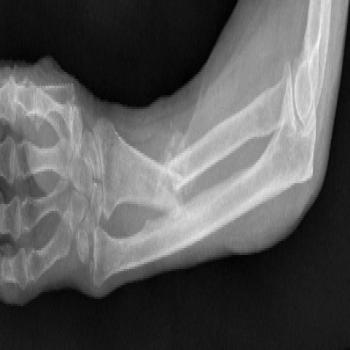
#> input picture visualization-scripts/n_0_6129_png.rf.a0d329f21af2685841cbcc1845eeac8a.jpg, 350 x 350 px
$ python compare-new.py n_0_6129_png.rf.a0d329f21af2685841cbcc1845eeac8a.jpg diff.png diff.png
#> lines starting #> are read from the running program, lines starting #| are printed output that depends on the picture
from skimage import transform, color, io
import sys
import matplotlib.pyplot as plt
from skimage.metrics import structural_similarity
import numpy as np

if __name__ == "__main__":
    img1 = io.imread(sys.argv[1])
#> img1 is the input picture: shape (350, 350, 3); min 0, max 247, mean 89.7
    img2 = io.imread(sys.argv[2])
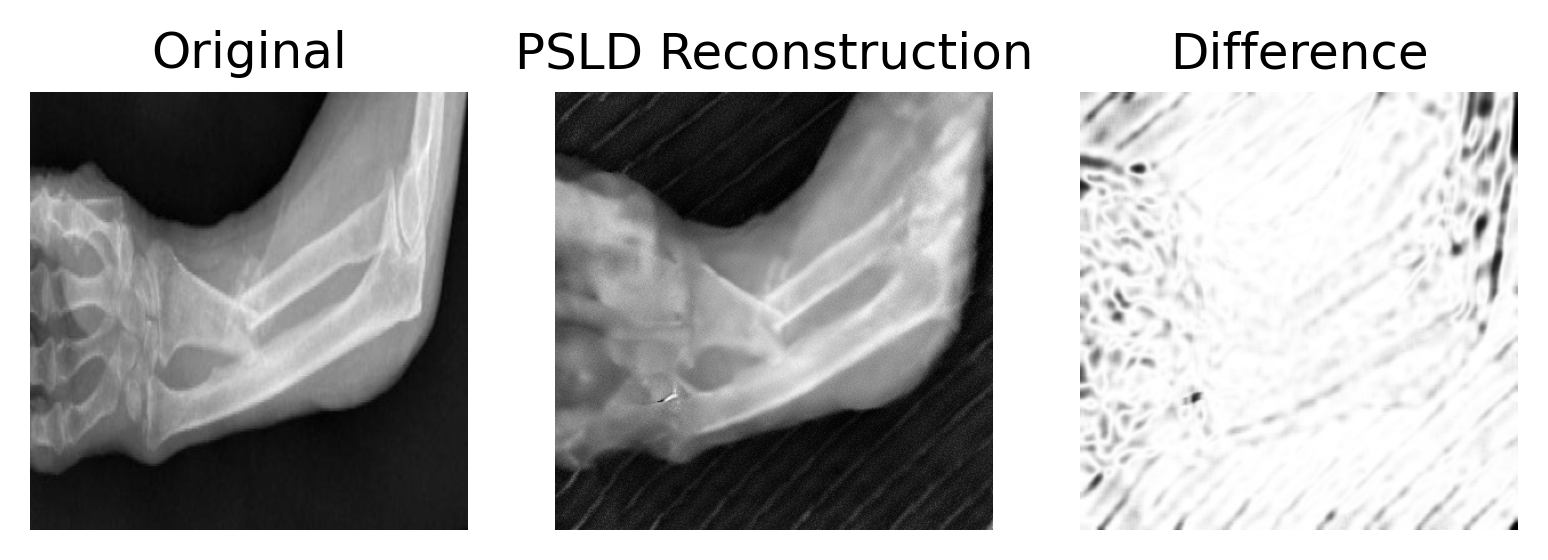
#> input picture visualization-scripts/diff.png, 1548 x 560 px
#> img2 is the input picture: shape (560, 1548, 4); mean R, G, B, A 178, 178, 178, 255
    img3 = io.imread(sys.argv[3])

    # Process the first image
    img1 = transform.resize(img1, (384, 384))  # Resize the image
#> img1: shape (384, 384, 3) float64
    img1 = color.rgb2gray(img1)  # Convert the image to grayscale
#> img1: shape (384, 384) float64

    # Process the second image
    img2 = transform.resize(img2, (384, 384))  # Resize the image
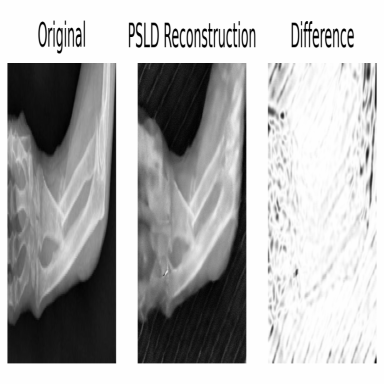
#> img2: shape (384, 384, 4) float64; mean R, G, B, A 0.698, 0.698, 0.698, 1; transparent parts drawn white

    # Process the third image
    img3 = transform.resize(img3, (384, 384))  # Resize the image

    # Display the first image
    plt.subplot(1, 3, 1)
    plt.imshow(img1, cmap='gray')
    plt.title('Original')
    plt.axis('off')

    # Display the second image
    plt.subplot(1, 3, 2)
    plt.imshow(img2, cmap='gray')
    plt.title('Sample 1')
    plt.axis('off')

    # Display the difference
    plt.subplot(1, 3, 3)
    plt.imshow(img3, cmap='gray')
    plt.title('Sample 2')
    plt.axis('off')

    # Save the plot
    plt.savefig('results.png',  dpi=300, bbox_inches='tight')
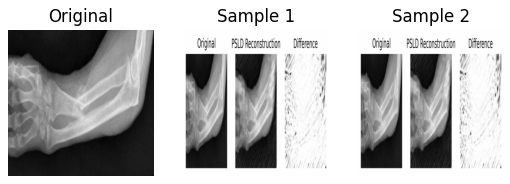
#> figure drawn by matplotlib, 3 panels

    # Show the figure
    plt.show()
